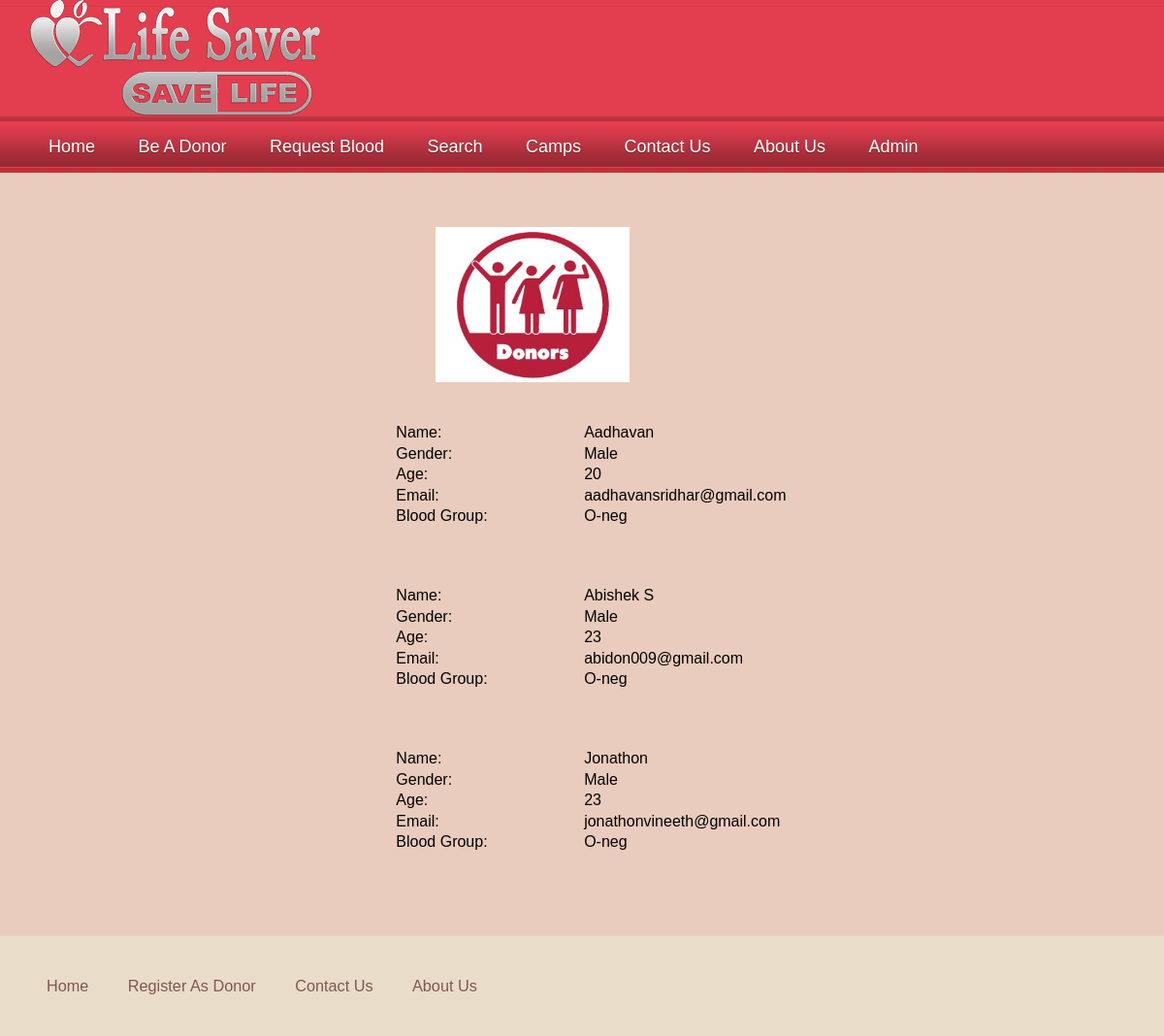
Page /result.php?bg=O-neg on the committed database.
### tables this page shows
CREATE TABLE IF NOT EXISTS `registereddonors` (
  `donorid` int(100) NOT NULL AUTO_INCREMENT,
  `name` varchar(100) NOT NULL,
  `gender` varchar(10) NOT NULL,
  `age` int(3) NOT NULL,
  `mobile` varchar(10) NOT NULL,
  `b_g` varchar(15) NOT NULL,
  `email` varchar(100) NOT NULL, `city` varchar(100) NOT NULL,
  PRIMARY KEY (`donorid`)
);

### result.php (the view, shortened to what this page needs)
<!DOCTYPE html PUBLIC "-//W3C//DTD XHTML 1.0 Transitional//EN" "http://www.w3.org/TR/xhtml1/DTD/xhtml1-transitional.dtd">
<html xmlns="http://www.w3.org/1999/xhtml">
<head>
<link href="css/style.css" rel="stylesheet" type="text/css" media="all" />
</head>
<body>
<?php include('Admin/function.php'); ?>
<div style="background-color:#E9CCBD;">
<div class="h_bg">
	<div class="wrap">
		<div class="header">
			<div class="logo">
				<h1><a href="index.php"><img src="images/logo.png" alt=""></a></h1>
			</div>
		</div>
	</div>
</div>
<div class="nav_bg" >
	<div class="wrap">
		<ul class="nav" >
			<li><p style="font-size:18px;font-weight: bold;"><a href="index.php">Home</a></li>
			<li><p style="font-size:18px;font-weight: bold;"><a href="registration.php">Be a Donor</a></li>
			<li><p style="font-size:18px;font-weight: bold;"><a href="sendreq.php">Request Blood</a></li>
           		<li><p style="font-size:18px;font-weight: bold;"><a href="search.php">Search</a></li>
 			<li><p style="font-size:18px;font-weight: bold;"><a href="camps.php">Camps</a></li>
                    	<li><p style="font-size:18px;font-weight: bold;"><a href="contactus.php">Contact Us</a></li>
           		<li><p style="font-size:18px;font-weight: bold;"><a href="aboutus.php">About Us</a></li>
			<li><p style="font-size:18px;font-weight: bold;"><a href="admin/admimlogin.php">Admin</a></li>
           	 </ul>
	</div>
</div>
<div style=" min-height:350">
	<form method="post" enctype="multipart/form-data">
      	<table cellpadding="0" cellspacing="0" height="750" width="1100px" style="margin:auto"; >
  	<tr><td>
		<table cellpadding="0" cellspacing="0" width="800px" height="100px" style="margin:auto; border:0px" class="tableborder">
        	<tr><td><img src="images/result.png" height="160px" width="200px" style="padding-top:20px" /></td></tr>
        	<tr><td >&nbsp;</td></tr>
<?php
	$cn=makeconnection();
	$s="select * from registereddonors WHERE b_g='". $_REQUEST["bg"]."'";
	$result=mysqli_query($cn,$s);
	while($data=mysqli_fetch_array($result))
	{
?>
  		<tr><td>
		<table cellpadding="0" cellspacing="0" width="700px" height="150px" style="margin:auto; border:none;" class="tableborder">
		<tr><td width="100px"  align="center" style="vertical-align:middle">
		<td width="500px" height="50px" style="vertical-align:top">
		<center> <table cellpadding="0" width="500px" height="150px" style="border:none">
           	<tr><td colspan="2">&nbsp;</td></tr>
                <tr><td><span class="title">Name:&nbsp;&nbsp;&nbsp;&nbsp;&nbsp;&nbsp;&nbsp;&nbsp;&nbsp;&nbsp;&nbsp;&nbsp;&nbsp;&nbsp;&nbsp;&nbsp;&nbsp;&nbsp;&nbsp;&nbsp;&nbsp;&nbsp;&nbsp;&nbsp;&nbsp;&nbsp;&nbsp;&nbsp;&nbsp;&nbsp;&nbsp;&nbsp;&nbsp;</span></td><td><?php echo $data[1]; ?></td><td align="left" width="50%"></td></tr>
                <tr><td><span class="title">Gender:</span></td><td><?php echo $data[2]; ?></td></tr>
		<tr><td><span class="title">Age:</span></td><td><?php echo $data[3]; ?></td></tr>
		<tr><td><span class="title">Email:</span></td><td><?php echo $data[6]; ?></td></tr>
                <tr><td><span class="title">Blood Group:</span></td><td><?php echo $data[5]; ?></td></tr>
		<tr><td colspan="2">&nbsp;</td></tr>
                </table></center> </br>
</td></tr></table></td></tr>
<?php
   }
?>
	</table></td></tr></table></form>
</div>
<div class="ftr-bg">
	<div class="wrap">
		<div class="footer">
			<div class="f_nav">
			<ul>
				<li><p style="font-size:20px;"><a href="index.php">Home</a></li>
				<li><p style="font-size:20px;"><a href="registration.php">Register As Donor</a></li>
				<li><p style="font-size:20px;"><a href="contactus.php">Contact Us</a></li>
         			<li><p style="font-size:20px;"><a href="aboutus.php">About Us</a></li>
        		</ul>
			</div>
		</div>
	</div>
</div>
</body>
</html>

### Admin/function.php (shortened to what this page needs)
<!DOCTYPE html PUBLIC "-//W3C//DTD XHTML 1.0 Transitional//EN" "http://www.w3.org/TR/xhtml1/DTD/xhtml1-transitional.dtd">
<html xmlns="http://www.w3.org/1999/xhtml">
<head>
</head>
<body>
</body>
</html>

### css/style.css (style rules this page uses)
html,body,div,span,applet,object,iframe,h1,h2,h3,h4,h5,h6,p,blockquote,pre,a,abbr,acronym,address,big,cite,code,del,dfn,em,img,ins,kbd,q,s,samp,small,strike,strong,sub,sup,tt,var,b,u,i,dl,dt,dd,ol,nav ul,nav li,fieldset,form,label,legend,table,caption,tbody,tfoot,thead,tr,th,td,article,aside,canvas,details,embed,figure,figcaption,footer,header,hgroup,menu,nav,output,ruby,section,summary,time,mark,audio,video { margin:0;padding:0;border:0;font-size:100%;font:inherit;vertical-align:baseline; }
ol,ul { list-style:none;margin:0;padding:0; }
table { border-collapse:collapse;border-spacing:0; }
a { text-decoration:none; }
img { max-width:100%; }
body { font-family: Arial, Geneva,Helvetica, sans-serif; font-size: 100%; }
.wrap { margin:0 auto; width:80%; }
.h_bg { background: url('../images/h_bg.png') repeat-x ; }
.nav_bg { background: url('../images/nav_bg.png') center 0 repeat-x ; height:58px; }
.nav li { display:inline-block; }
.nav li a { font-family: 'Source Sans Pro', sans-serif; line-height:1.8em; display:block; text-decoration:none; font-weight:normal; color:#ffffff; padding:15px 20px; font-size: 1em; text-transform: capitalize; text-shadow: 0 1px 0 #5C2830; letter-spacing:0px; }
.ftr-bg { background: #E9DCC9; border-top: 1px solid rgba(214, 195, 167, 0.34); }
.footer { padding:3% 0; }
.f_nav { float:left; }
.f_nav li { display: inline-block; }
.f_nav li a { border-radius: 5px; -webkit-border-radius: 5px; -moz-border-radius: 5px; -o-border-radius: 5px; display:block; padding: 8px 18px; color: #805752; font-size: 0.8125em; }
@media only screen and (max-width: 1280px) { .wrap { width:95%; } }

### rows in the picture
registereddonors: name "Aadhavan", gender "Male", age "20", email "aadhavansridhar@gmail.com", b_g "O-neg"
registereddonors: name "Abishek S", gender "Male", age "23", email "abidon009@gmail.com", b_g "O-neg"
registereddonors: name "Jonathon", gender "Male", age "23", email "jonathonvineeth@gmail.com", b_g "O-neg"
